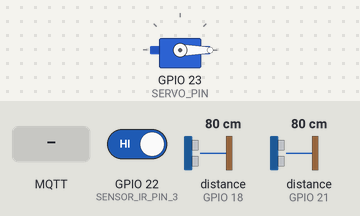
Bench run of a sketch on a simulated ESP32. Shown: servo. Wiring (inferred from the names in the program): 2 × ultrasonic range finder: trigger GPIO 5, echo GPIO 18 / trigger GPIO 19, echo GPIO 21. Inputs (shaded band) come from the test bench; at power-on: GPIO 22 (SENSOR_IR_PIN_3) HIGH, distance to the obstacle (sensors on GPIO 18, GPIO 21) 80 cm. The echo pulse lasts 58.3 µs per cm; WiFi joins after 1.5 s; servers stay silent unless stated; random numbers use the default seed unless the sketch sets one; no MQTT or app messages arrive unless stated; what the sketch prints to the serial monitor is not drawn.

Above: at 2.7 s.
2.8 s: MQTT message "ABRIR" arrives on the first subscribed topic
At 4.0 s:
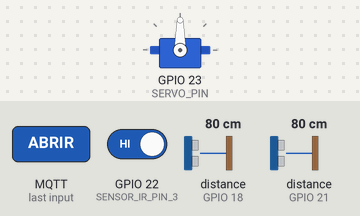
4.4 s: MQTT message "1" arrives on the first subscribed topic
7.9 s: MQTT message "on" arrives on the first subscribed topic
Timing chart, 0 to 10.9 s (numbered marks = the images above; inputs shaded):
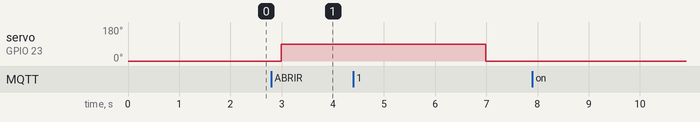

The sketch:

smartpark_hu10.ino
```cpp
#include <WiFi.h>
#include <PubSubClient.h>
#include <ESP32Servo.h> // Librería para manejar servos en ESP32

// ==========================================
// 1. CONFIGURACIÓN DE RED Y HIVEMQ
// ==========================================
const char* ssid = "INFINITUM51E3_2.4";
const char* password = "J4qUNSkh5T";

const char* mqtt_server = "broker.hivemq.com";
const int mqtt_port = 1883;

WiFiClient espClient;
PubSubClient client(espClient);

// ==========================================
// 2. CONFIGURACIÓN DE PINES Y SENSORES
// ==========================================
// Cajón 1 (Ultrasónico)
const int TRIG_PIN_1 = 5;
const int ECHO_PIN_1 = 18;
const char* mqtt_topic_1 = "smartpark/cajones/cajon_1/estado";
bool estadoOcupadoAnterior_1 = false;
const float DISTANCIA_UMBRAL_CM = 8.5; // Reducido a la mitad (antes 17)

// Cajón 2 (Ultrasónico)
const int TRIG_PIN_2 = 19;
const int ECHO_PIN_2 = 21;
const char* mqtt_topic_2 = "smartpark/cajones/cajon_2/estado";
bool estadoOcupadoAnterior_2 = false;

// Cajón 3 (Infrarrojo TCRT5000)
const int SENSOR_IR_PIN_3 = 22;
const char* mqtt_topic_3 = "smartpark/cajones/cajon_3/estado";
bool estadoOcupadoAnterior_3 = false;

// Servomotor para la Barrera (HU-19)
const int SERVO_PIN = 23;
Servo barreraServo;
const char* mqtt_topic_control_servo = "smartpark/barrera/control"; // Tópico para abrir/cerrar desde backend

// ==========================================
// 3. CALLBACK MQTT (Para recibir comandos de apertura)
// ==========================================
void mqttCallback(char* topic, byte* payload, unsigned int length) {
  String mensaje = "";
  for (int i = 0; i < length; i++) {
    mensaje += (char)payload[i];
  }

  Serial.print("Mensaje MQTT recibido [");
  Serial.print(topic);
  Serial.print("]: ");
  Serial.println(mensaje);

  // Si el backend envía la orden de abrir el acceso
  if (String(topic) == mqtt_topic_control_servo) {
    if (mensaje == "ABRIR") {
      Serial.println("¡Acceso autorizado! Abriendo barrera...");
      barreraServo.write(90); // Abre la barrera a 90 grados
      delay(4000);            // Mantiene abierta 4 segundos (tiempo configurable)
      barreraServo.write(0);  // Cierra la barrera automáticamente a 0 grados
      Serial.println("Barrera cerrada.");
    }
  }
}

// ==========================================
// 4. FUNCIONES DE CONEXIÓN
// ==========================================
void setupWiFi() {
  delay(10);
  Serial.println("\nConectando a WiFi...");
  WiFi.begin(ssid, password);

  while (WiFi.status() != WL_CONNECTED) {
    delay(500);
    Serial.print(".");
  }

  Serial.println("\nWiFi Conectado!");
  Serial.print("Direccion IP: ");
  Serial.println(WiFi.localIP());
}

void reconnectMQTT() {
  while (!client.connected()) {
    Serial.print("Intentando conexion MQTT con HiveMQ...");
    String clientId = "ESP32_SmartPark_Multi_";
    clientId += String(random(0xffff), HEX);

    if (client.connect(clientId.c_str())) {
      Serial.println("Conectado exitosamente a HiveMQ!");
      client.subscribe(mqtt_topic_control_servo); // Suscribirse al canal de control de la barrera
    } else {
      Serial.print("Fallo conexion MQTT, rc=");
      Serial.print(client.state());
      Serial.println(" Intentando de nuevo en 5 segundos...");
      delay(5000);
    }
  }
}

// ==========================================
// 5. SETUP Y LOOP PRINCIPAL
// ==========================================
void setup() {
  Serial.begin(115200);

  // Inicializar servomotor
  ESP32PWM::allocateTimer(0);
  barreraServo.setPeriodHertz(50); // Frecuencia estándar para servos (50Hz)
  barreraServo.attach(SERVO_PIN, 500, 2400);
  barreraServo.write(0); // Iniciar con la barrera cerrada

  // Configurar sensores ultrasónicos y LED
  pinMode(TRIG_PIN_1, OUTPUT);
  pinMode(ECHO_PIN_1, INPUT);
  pinMode(TRIG_PIN_2, OUTPUT);
  pinMode(ECHO_PIN_2, INPUT);
  pinMode(SENSOR_IR_PIN_3, INPUT);

  setupWiFi();
  client.setServer(mqtt_server, mqtt_port);
  client.setCallback(mqttCallback); // Activar la función que escucha mensajes
}

void loop() {
  if (!client.connected()) {
    reconnectMQTT();
  }
  client.loop();

  // ==========================================
  // LECTURA SENSOR 1 (Ultrasónico - Cajón 1)
  // ==========================================
  digitalWrite(TRIG_PIN_1, LOW);
  delayMicroseconds(2);
  digitalWrite(TRIG_PIN_1, HIGH);
  delayMicroseconds(10);
  digitalWrite(TRIG_PIN_1, LOW);

  long duracion1 = pulseIn(ECHO_PIN_1, HIGH, 30000);
  float distanciaCm1 = (duracion1 == 0) ? 999.0 : (duracion1 * 0.034 / 2);
  bool estaOcupadoActual1 = (distanciaCm1 > 0 && distanciaCm1 <= DISTANCIA_UMBRAL_CM);

  if (estaOcupadoActual1 != estadoOcupadoAnterior_1) {
    estadoOcupadoAnterior_1 = estaOcupadoActual1;

    String payload = "{";
    payload += "\"cajonId\": \"cajon_1\",";
    payload += "\"ocupado\": " + String(estaOcupadoActual1 ? "true" : "false") + ",";
    payload += "\"distancia\": " + String(distanciaCm1);
    payload += "}";

    client.publish(mqtt_topic_1, payload.c_str());
  }

  delay(100);

  // ==========================================
  // LECTURA SENSOR 2 (Ultrasónico - Cajón 2)
  // ==========================================
  digitalWrite(TRIG_PIN_2, LOW);
  delayMicroseconds(2);
  digitalWrite(TRIG_PIN_2, HIGH);
  delayMicroseconds(10);
  digitalWrite(TRIG_PIN_2, LOW);

  long duracion2 = pulseIn(ECHO_PIN_2, HIGH, 30000);
  float distanciaCm2 = (duracion2 == 0) ? 999.0 : (duracion2 * 0.034 / 2);
  bool estaOcupadoActual2 = (duracion2 > 0 && distanciaCm2 <= DISTANCIA_UMBRAL_CM);

  if (estaOcupadoActual2 != estadoOcupadoAnterior_2) {
    estadoOcupadoAnterior_2 = estaOcupadoActual2;

    String payload = "{";
    payload += "\"cajonId\": \"cajon_2\",";
    payload += "\"ocupado\": " + String(estaOcupadoActual2 ? "true" : "false") + ",";
    payload += "\"distancia\": " + String(distanciaCm2);
    payload += "}";

    client.publish(mqtt_topic_2, payload.c_str());
  }

  delay(100);

  // ==========================================
  // LECTURA SENSOR 3 (Infrarrojo - Cajón 3)
  // ==========================================
  int valorIR = digitalRead(SENSOR_IR_PIN_3);
  bool estaOcupadoActual3 = (valorIR == LOW);

  if (estaOcupadoActual3 != estadoOcupadoAnterior_3) {
    estadoOcupadoAnterior_3 = estaOcupadoActual3;

    String payload = "{";
    payload += "\"cajonId\": \"cajon_3\",";
    payload += "\"ocupado\": " + String(estaOcupadoActual3 ? "true" : "false") + ",";
    payload += "\"distancia\": " + String(estaOcupadoActual3 ? 5.0 : 50.0);
    payload += "}";

    client.publish(mqtt_topic_3, payload.c_str());
  }

  delay(500);
}
```

Measured:
- after the input at 2.8 s, servo on GPIO 23 (SERVO_PIN): 0° → 90° after 0.19 s
- after the input at 7.9 s, every drawn part: stays the same
